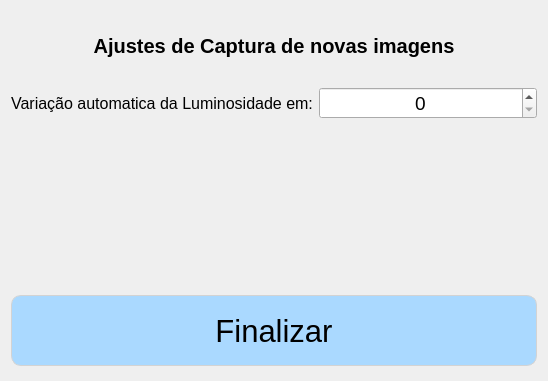
<?xml version="1.0" encoding="UTF-8"?>
<ui version="4.0">
 <class>Dialog</class>
 <widget class="QDialog" name="Dialog">
  <property name="geometry">
   <rect>
    <x>0</x>
    <y>0</y>
    <width>548</width>
    <height>381</height>
   </rect>
  </property>
  <property name="windowTitle">
   <string>Dialog</string>
  </property>
  <layout class="QGridLayout" name="gridLayout">
   <item row="1" column="0">
    <widget class="QLabel" name="label_3">
     <property name="font">
      <font>
       <pointsize>12</pointsize>
      </font>
     </property>
     <property name="text">
      <string>Variação automatica da Luminosidade em:</string>
     </property>
     <property name="alignment">
      <set>Qt::AlignCenter</set>
     </property>
    </widget>
   </item>
   <item row="1" column="1">
    <widget class="QSpinBox" name="variacaoluz">
     <property name="font">
      <font>
       <pointsize>14</pointsize>
      </font>
     </property>
     <property name="alignment">
      <set>Qt::AlignCenter</set>
     </property>
    </widget>
   </item>
   <item row="0" column="0" colspan="2">
    <widget class="QLabel" name="seriallabel">
     <property name="maximumSize">
      <size>
       <width>16777215</width>
       <height>70</height>
      </size>
     </property>
     <property name="font">
      <font>
       <pointsize>15</pointsize>
       <weight>75</weight>
       <italic>false</italic>
       <bold>true</bold>
      </font>
     </property>
     <property name="text">
      <string>Ajustes de Captura de novas imagens</string>
     </property>
     <property name="alignment">
      <set>Qt::AlignCenter</set>
     </property>
    </widget>
   </item>
   <item row="8" column="0" colspan="2">
    <widget class="QPushButton" name="closebtn">
     <property name="sizePolicy">
      <sizepolicy hsizetype="MinimumExpanding" vsizetype="Fixed">
       <horstretch>0</horstretch>
       <verstretch>0</verstretch>
      </sizepolicy>
     </property>
     <property name="minimumSize">
      <size>
       <width>0</width>
       <height>75</height>
      </size>
     </property>
     <property name="font">
      <font>
       <pointsize>23</pointsize>
      </font>
     </property>
     <property name="cursor">
      <cursorShape>PointingHandCursor</cursorShape>
     </property>
     <property name="layoutDirection">
      <enum>Qt::LeftToRight</enum>
     </property>
     <property name="styleSheet">
      <string notr="true">QPushButton {
	border: 1px solid lightgrey ; 
	border-radius:10px;
	background:#aad9ff;
	margin-bottom:4px
    }    
QPushButton:hover {
	background:lightgreen
    }
QPushButton:pressed {
	background:orange
    }</string>
     </property>
     <property name="text">
      <string>Finalizar</string>
     </property>
     <property name="icon">
      <iconset>
       <normaloff>../png/config.png</normaloff>../png/config.png</iconset>
     </property>
     <property name="iconSize">
      <size>
       <width>40</width>
       <height>40</height>
      </size>
     </property>
     <property name="checkable">
      <bool>false</bool>
     </property>
    </widget>
   </item>
   <item row="5" column="0" colspan="2">
    <widget class="QLabel" name="piclabel">
     <property name="text">
      <string/>
     </property>
     <property name="pixmap">
      <pixmap>../crop_result.png</pixmap>
     </property>
     <property name="scaledContents">
      <bool>true</bool>
     </property>
    </widget>
   </item>
  </layout>
 </widget>
 <resources/>
 <connections>
  <connection>
   <sender>closebtn</sender>
   <signal>clicked()</signal>
   <receiver>Dialog</receiver>
   <slot>close()</slot>
   <hints>
    <hint type="sourcelabel">
     <x>298</x>
     <y>329</y>
    </hint>
    <hint type="destinationlabel">
     <x>298</x>
     <y>187</y>
    </hint>
   </hints>
  </connection>
 </connections>
</ui>
